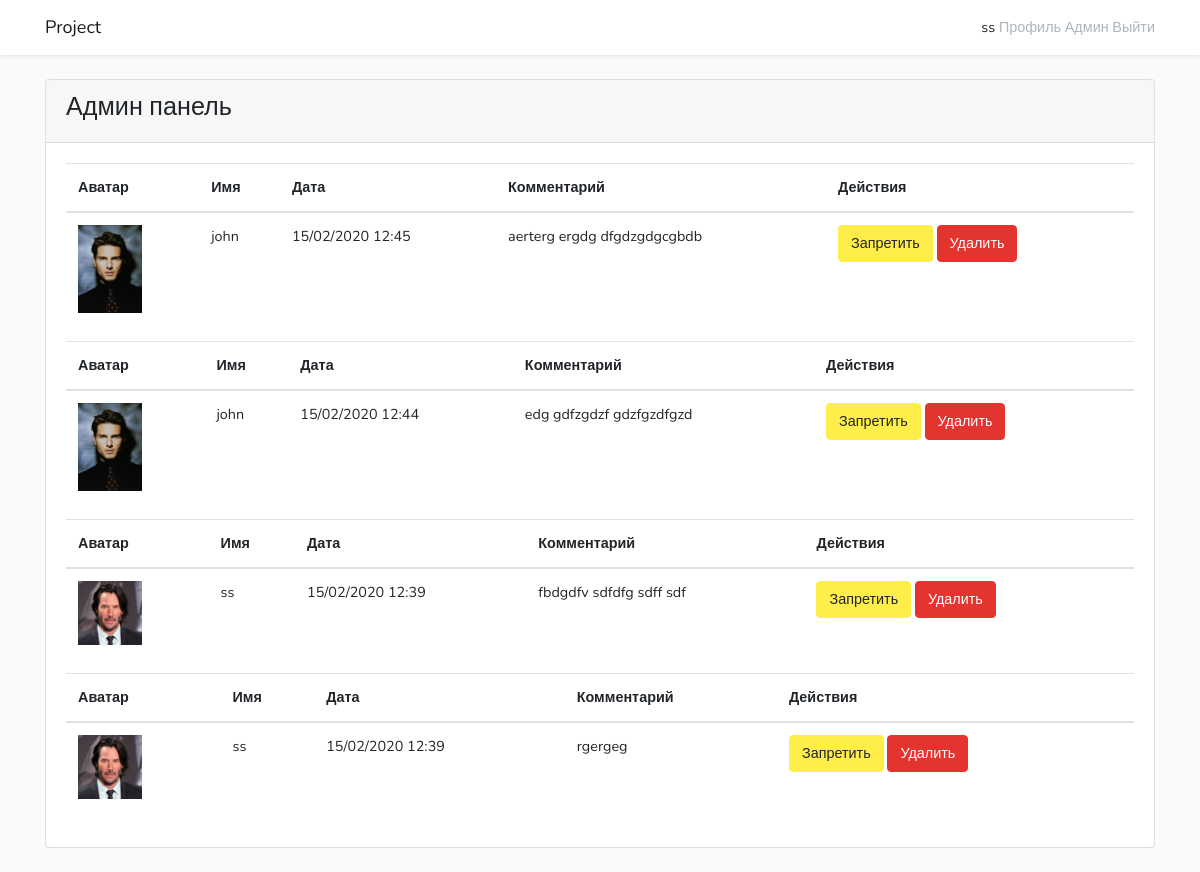
Screenshot of /admin.php (signed in) with the database file from the repository.
### tables this page shows
CREATE TABLE `coments` (
  `id` int(11) NOT NULL,
  `name` varchar(255) NOT NULL,
  `coment` text NOT NULL,
  `date` timestamp NOT NULL DEFAULT CURRENT_TIMESTAMP,
  `user_id` int(11) NOT NULL,
  `status` int(11) DEFAULT '1'
);

CREATE TABLE `users` (
  `user_id` int(11) NOT NULL,
  `user_name` varchar(255) NOT NULL,
  `email` varchar(255) NOT NULL,
  `password` varchar(255) NOT NULL,
  `password_confirmation` varchar(255) NOT NULL,
  `password_cookie_token` varchar(255) NOT NULL,
  `image` longblob NOT NULL
);

### app/include/functions.php (called while the page is built)
<?php
require_once 'database.php';
function get_coments($db) {
    $sql = "SELECT * FROM `coments` LEFT JOIN `users` ON `coments`.`user_id` = `users`.`user_id` ORDER BY date DESC";
    $result = mysqli_query($db, $sql);
    $coments = mysqli_fetch_all($result, MYSQLI_ASSOC);
    return $coments;
}
$coments = get_coments($link);

### admin.php (the view, shortened to what this page needs)
<?php
require_once 'app/include/database.php';
require_once 'app/include/functions.php';
?>
<!DOCTYPE html>
<html lang="en">
<head>
    <link href="css/app.css" rel="stylesheet">
</head>
<body>
    <div id="app">
        <nav class="navbar navbar-expand-md navbar-light bg-white shadow-sm">
            <div class="container">
                <a class="navbar-brand" href="index.php">
                    Project
                </a>
                <div class="collapse navbar-collapse" id="navbarSupportedContent">
                    <ul class="navbar-nav ml-auto">
                            <li class="nav-item">
                                <a><?php echo $_SESSION['user_name'] ?></a>
                                <a style="color: #adb5bd" href="profile.php">Профиль</a>
                                <a style="color: #adb5bd" href="admin.php">Админ</a>
                                <a style="color: #adb5bd" href="logout.php">Выйти</a>
                            </li>
                    </ul>
                </div>
            </div>
        </nav>
        <main class="py-4">
            <div class="container">
                <div class="row justify-content-center">
                    <div class="col-md-12">
                        <div class="card">
                            <div class="card-header"><h3>Админ панель</h3></div>
                            <div class="card-body">
                                <?php
                                $coments = get_coments($link);
                                ?>
                                <?php foreach ($coments as $coment): ?>
                                <table class="table">
                                    <thead>
                                        <tr>
                                            <th>Аватар</th>
                                            <th>Имя</th>
                                            <th>Дата</th>
                                            <th>Комментарий</th>
                                            <th>Действия</th>
                                        </tr>
                                    </thead>
                                    <tbody>
                                        <tr>
                                            <td>
                                                <img src="<?php echo 'img/'. basename($coment['image'])?>" alt="" class="img-fluid" width="64" height="64">
                                            </td>
                                            <td><?php  echo $coment['user_name'] ?></td>
                                            <td><?php echo date('d/m/Y H:i', strtotime($coment['date']))?></td>
                                            <td><?php  echo $coment['coment'] ?></td>
                                            <td>
                                                <?php if ($coment['status'] == 1): ?>
                                                   <a href="/app/include/check_admin_forbid.php?coment_id=<?php echo $coment['id'] ?>&user_id=<?php echo  $_SESSION['user_id']?>" class="btn btn-warning">Запретить</a>
                                                       <?php endif; ?>
                                                    <a href="/app/include/check_admin_delete.php?coment_id=<?php echo $coment['id']?>&user_id=<?php echo  $_SESSION['user_id']?>" onclick="return confirm('are you sure?')" class="btn btn-danger">Удалить</a>
                                            </td>
                                        </tr>
                                    </tbody>
                                </table>
                                <?php endforeach; ?>
                            </div>
                        </div>
                    </div>
                </div>
            </div>
        </main>
    </div>
</body>
</html>

### rows the page displays
coments: user.image (picture), user.user_name "john", date "15/02/2020 12:45", coment "aerterg ergdg dfgdzgdgcgbdb"
coments: user.image (picture), user.user_name "john", date "15/02/2020 12:44", coment "edg gdfzgdzf gdzfgzdfgzd"
coments: user.image (picture), user.user_name "ss", date "15/02/2020 12:39", coment "fbdgdfv sdfdfg sdff sdf"
coments: user.image (picture), user.user_name "ss", date "15/02/2020 12:39", coment "rgergeg"

### other values shown
$_SESSION['user_name'] "ss"
